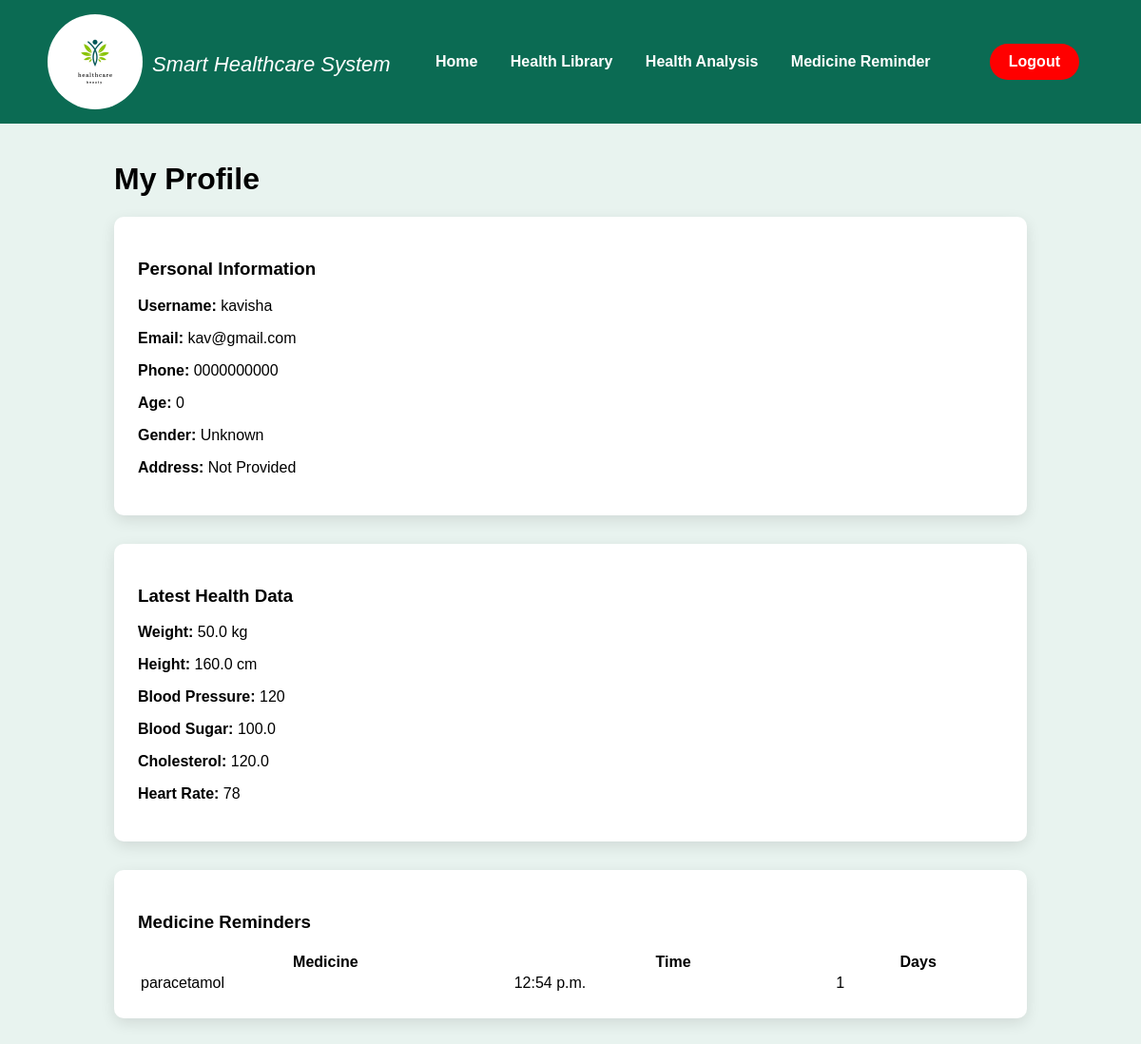
Screenshot of /profile/ (signed in) with the database file from the repository.
### app/models.py (models this page shows, shortened)
class Patient(models.Model):
    user = models.OneToOneField(User, on_delete=models.CASCADE)
    phone = models.CharField(max_length=15, default="0000000000")
    age = models.IntegerField(default=0)
    gender = models.CharField(max_length=10, default="Unknown")
    address = models.TextField(default="Not Provided")

class PatientHealthData(models.Model):
    patient = models.ForeignKey(Patient, on_delete=models.CASCADE)
    age = models.IntegerField()
    gender = models.CharField(max_length=10)
    weight = models.FloatField()
    height = models.FloatField()
    blood_pressure = models.IntegerField()
    heart_rate = models.IntegerField()
    temperature = models.FloatField()
    oxygen_level = models.IntegerField()
    blood_sugar = models.FloatField()
    cholesterol = models.FloatField()
    hemoglobin = models.FloatField()
    symptoms = models.TextField()
    disease_history = models.TextField()
    medications = models.TextField()
    allergies = models.TextField()
    smoking = models.CharField(max_length=10)
    alcohol = models.CharField(max_length=10)
    exercise = models.CharField(max_length=20)
    sleep_hours = models.IntegerField()
    family_diabetes = models.CharField(max_length=10)
    family_heart = models.CharField(max_length=10)
    created_at = models.DateTimeField(auto_now_add=True)

class MedicineReminder(models.Model):
    patient = models.ForeignKey(Patient, on_delete=models.CASCADE)
    medicine_name = models.CharField(max_length=100)
    time = models.TimeField()
    days = models.IntegerField()
    created_at = models.DateTimeField(auto_now_add=True)

### app/views.py (the view)
# urls.py: path('profile/', views.profile, name='profile'),
@login_required
def profile(request):
    patient = get_object_or_404(Patient, user=request.user)
    health = PatientHealthData.objects.filter(patient=patient).last()
    reminders = MedicineReminder.objects.filter(patient=patient)
    return render(request, "patient/profile.html", {
        "patient": patient,
        "health": health,
        "reminders": reminders
    })

### Smart_healthcare_system/app/templates/patient/profile.html (shortened to what this page needs)
{% load static %}
<!DOCTYPE html>
<html>
<head>
<link rel="stylesheet" href="{% static 'css/home.css' %}">
</head>
<body>
<div class="navbar">
<div class="logo">
<img src="{% static 'images/healthcare_logo.webp' %}">
<i>Smart Healthcare System</i>
</div>
<div>
<a href="{% url 'patient_home' %}">Home</a>
<a href="{% url 'health_library' %}">Health Library</a>
<a href="{% url 'health_analysis' %}">Health Analysis</a>
<a href="{% url 'medicine_reminder' %}">Medicine Reminder</a>
</div>
<div class="nav-right">
<a href="{% url 'logout' %}" class="logout-btn">Logout</a>
</div>
</div>
<div class="profile-container">
<h1>My Profile</h1>
<div class="profile-card">
<h3>Personal Information</h3>
<p><b>Username:</b> {{ request.user.username }}</p>
<p><b>Email:</b> {{ request.user.email }}</p>
{% if patient %}
<p><b>Phone:</b> {{ patient.phone }}</p>
<p><b>Age:</b> {{ patient.age }}</p>
<p><b>Gender:</b> {{ patient.gender }}</p>
<p><b>Address:</b> {{ patient.address }}</p>
{% endif %}
</div>
<div class="profile-card">
<h3>Latest Health Data</h3>
{% if health %}
<p><b>Weight:</b> {{ health.weight }} kg</p>
<p><b>Height:</b> {{ health.height }} cm</p>
<p><b>Blood Pressure:</b> {{ health.blood_pressure }}</p>
<p><b>Blood Sugar:</b> {{ health.blood_sugar }}</p>
<p><b>Cholesterol:</b> {{ health.cholesterol }}</p>
<p><b>Heart Rate:</b> {{ health.heart_rate }}</p>
{% else %}
<p>No health data available</p>
{% endif %}
</div>
<div class="profile-card">
<h3>Medicine Reminders</h3>
{% if reminders %}
<table width="100%">
<tr>
<th>Medicine</th>
<th>Time</th>
<th>Days</th>
</tr>
{% for r in reminders %}
<tr>
<td>{{ r.medicine_name }}</td>
<td>{{ r.time }}</td>
<td>{{ r.days }}</td>
</tr>
{% endfor %}
</table>
{% else %}
<p>No reminders added.</p>
{% endif %}
</div>
</div>
</body>
</html>

### app/static/css/home.css (style rules this page uses)
body { margin: 0; font-family: Arial, sans-serif; background-color:#e8f3ef; }
.logo { display: flex; }
.logo img { height: 100px; width: 100px; margin-right: 10px; border-radius: 50%; object-fit: contain; }
.logo i { color: white; font-size: 22px; padding-top: 40px; }
.navbar { background-color:#0b6b53; ; padding: 10px 20px; display: flex; align-items: center; justify-content: space-between; }
.navbar a { color: white; text-decoration: none; margin: 0 15px; font-weight: bold; }
.nav-right { display: flex; align-items: center; gap: 15px; }
body { margin: 0; font-family: Arial, sans-serif; }
.navbar { display: flex; justify-content: space-between; align-items: center; padding: 15px 50px; }

### Smart_healthcare_system/app/templates/patient/profile.html (style rules this page uses)
.profile-container { width:80%; margin:auto; margin-top:40px; }
.profile-card { background:white; padding:25px; margin-bottom:30px; border-radius:10px; box-shadow:0 5px 15px rgba(0,0,0,0.1); }
.logout-btn { background:red; color:white; padding:10px 20px; border-radius:20px; text-decoration:none; }

### rows the page displays
Patient: phone "0000000000", age "0", gender "Unknown", address "Not Provided"
PatientHealthData: weight "50.0", height "160.0", blood_pressure "120", blood_sugar "100.0", cholesterol "120.0", heart_rate "78"
MedicineReminder: medicine_name "paracetamol", time "12:54 p.m.", days "1"

### other values shown
{{ request.user.username }} "kavisha"
{{ request.user.email }} "kav@gmail.com"
